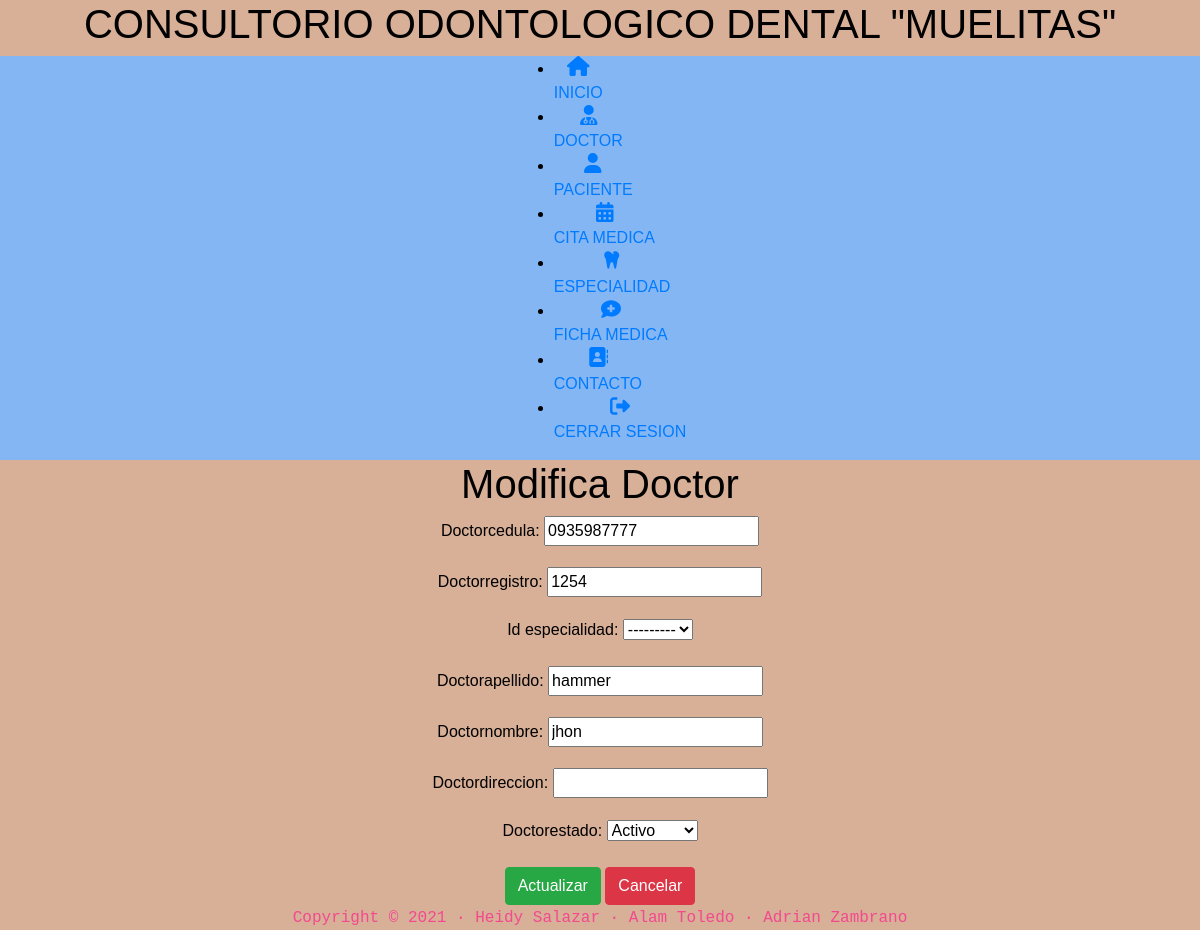
Screenshot of /doctormodificar/1 with the database file from the repository.
### agencore/models.py (models this page shows, shortened)
class doctor(models.Model):
    doctorfecharegistro = models.DateField(auto_now=False, auto_now_add=True)
    doctorfechamodificacion = models.DateField(auto_now=False, auto_now_add=True)
    id_especialidad = models.ForeignKey(especialidad, on_delete=models.CASCADE)
    doctorcedula = models.CharField(max_length=10)
    doctorregistro = models.CharField(max_length=10)
    doctorapellido = models.CharField(max_length=30)
    doctornombre = models.CharField(max_length=30)
    doctordireccion = models.CharField(max_length=30)
    Estado = (
        ('1', 'Activo'),
        ('0', 'No Activo'),
    )
    doctorestado = models.CharField(max_length=1,choices=Estado,default='1')

### agencore/views.py (the view)
# urls.py: path('doctormodificar/<int:pk>', views.doctormodificar.as_view(), name='doctormodificar'),
class doctormodificar(UpdateView):
    model = doctor
    fields = ['doctorcedula',
              'doctorregistro',
              'id_especialidad',
              'doctorapellido',
              'doctornombre',
              'doctordireccion',
              'doctorestado']
    template_name = 'doctor/doctor_modificar.html'
    success_url = reverse_lazy('doctorlistar')

### agencore/templates/doctor/doctor_modificar.html (shortened to what this page needs)
{% extends 'inicio.html' %}
{%block contenidohj%}
<center>
<h1>Modifica Doctor</h1>
    <form method="post">
        {{ form.as_p }}
        <button type="submit" class="btn btn-success">Actualizar</button>
        <a class="btn btn-danger" href="{% url 'doctorlistar' %}" role="button">Cancelar</a>
    </form>
</center>
{% endblock %}

### agencore/static/core/css/estilos.css (style rules this page uses)
body { background:#2c3e50; color:#f3498f; }

### agencore/static/core/css/styles.css (style rules this page uses)
body { background: #f2f2f2; font-family: 'Open Sans', sans-serif; }

### agencore/templates/inicio.html (style rules this page uses)
body { font-family: arial; color: black; }

### rows the page displays
doctor: doctorcedula "0935987777", doctorregistro "1254", id_especialidad "---------", doctorapellido "hammer", doctornombre "jhon", doctorestado "Activo"
